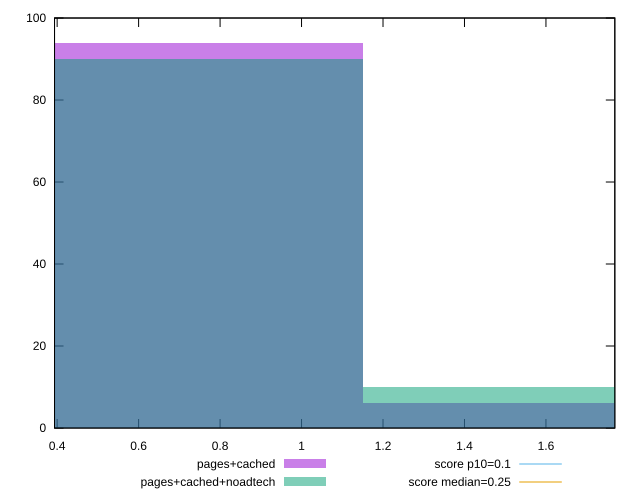

Source code (gnuplot):
reset

$pagesCached <<EOF
0.7678805195817245 94
1.535761039163449 6
EOF

$pagesCachedNoadtech <<EOF
1.535761039163449 10
0.7678805195817245 90
EOF

set key outside below
set boxwidth 0.7678805195817245
set xrange [0.39359130859374997:1.7690829467773437]
set yrange [0:100]
set trange [0:100]
set style fill transparent solid 0.5 noborder

set parametric
set terminal svg size 640, 500 enhanced background rgb 'white'
set output "report_00019_2021-02-10T18-14-37.922Z//cumulative-layout-shift/comparison/histogram/1_vs_2.svg"

plot $pagesCached title "pages+cached" with boxes, \
     $pagesCachedNoadtech title "pages+cached+noadtech" with boxes, \
     0.1,t title "score p10=0.1", \
     0.25,t title "score median=0.25"

reset
